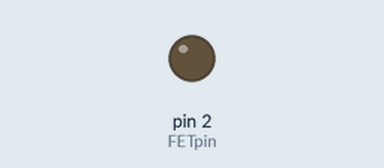
This sketch was run on a simulated Arduino Uno, built with avr-gcc and run on an emulated ATmega328P. On the bench: output pins drawn as LEDs (lit = HIGH).

Above: at 1.9 s.
At 7.6 s:
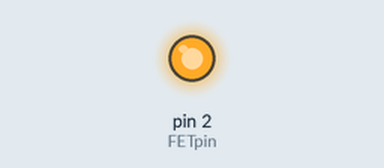
Timing chart, 0 to 20.0 s (numbered marks = the images above):
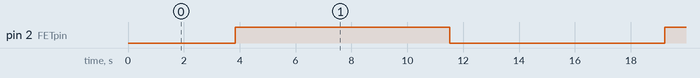

Measured:
- by itself, pin 2 (FETpin): alternates HIGH for 7.7 s and LOW for 7.7 s

The sketch:

motor1.ino
```cpp
const int FETpin = 2;

void setup() {
  // put your setup code here, to run once:
  pinMode(FETpin, OUTPUT);
  analogWrite(FETpin, 0);
}

void loop() {
  // put your main code here, to run repeatedly:
  for(int i = 0; i < 256; i+=1){
    analogWrite(FETpin, i);
    delay(30);
  }
  for(int i = 255; i > -1; i-=1){
    analogWrite(FETpin, i);
    delay(30);
  }
}
```
